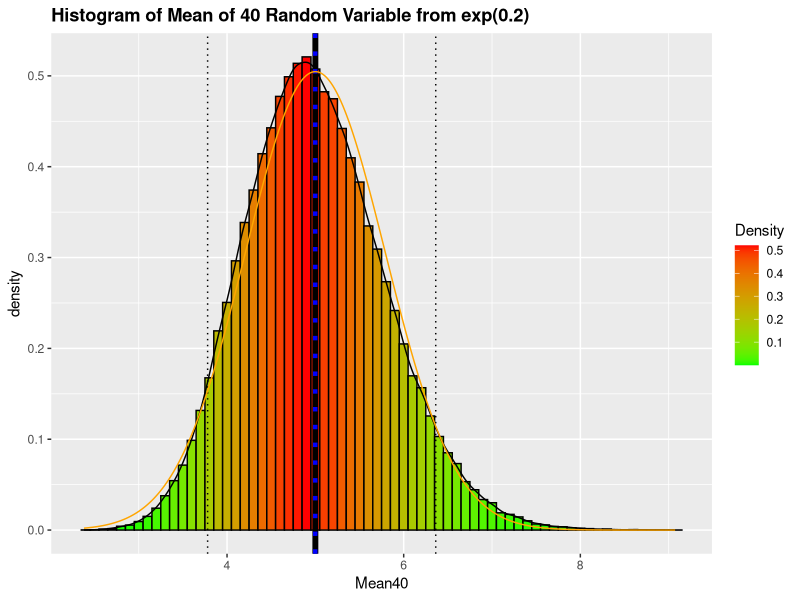

Recreate this plot in R.
library(ggplot2)

#creating 10 000 sets of 40 random exponential (0.2)
lambda <- 0.2
nsim <- 100000 
theo.mean <- 1/lambda
theo.var <- lambda^(-2)
expdata <- matrix(rexp(40*nsim,lambda),40)
expmean <- data.frame(Mean40=colMeans(expdata))
sample.mean <- colMeans(expmean)
sample.var <- var(expmean$Mean40)

normdist <- dnorm(expmean$Mean40, mean=theo.mean, sd=sqrt(theo.var/40))

g1 <- ggplot(expmean, aes(x=Mean40))
quantiles <- quantile(expmean$Mean40,c(0.05,0.95))
g1 + geom_histogram(aes(y=..density.., fill=..density..), binwidth=0.1, 
                    color="black") + 
    scale_fill_gradient("Density", low="green", high="red") + geom_density() +
    geom_vline(xintercept=theo.mean, size=2) + 
    geom_vline(xintercept=sample.mean, size=1.5, linetype="dotted", color="blue") +
    geom_vline(xintercept=quantiles, linetype="dotted") +
    geom_line(aes(x=expmean$Mean40, y=normdist), color="orange") +
    ggtitle("Histogram of Mean of 40 Random Variable from exp(0.2)") + 
    theme(plot.title = element_text(face="bold"))


var.ratio <- sample.var/theo.var

CI <- theo.mean + c(-1,1)*1.96*sqrt(sample.var/40)
CI <- data.frame(Lower=CI[1],Upper=CI[2])

